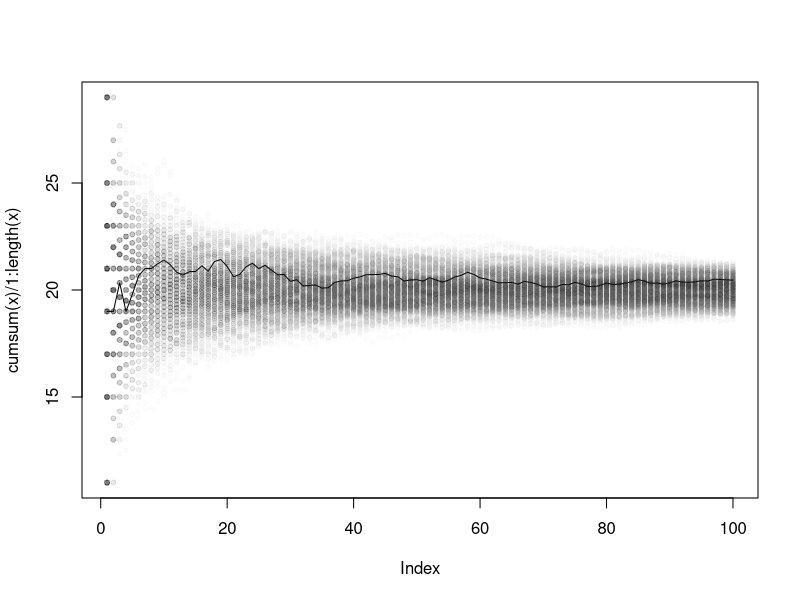

This chart was generated by the following R code:
## ---- chunk 1
spinner = c(11,15,17,19,21,23,25,29)
mu = mean(spinner)
sig = sd(spinner)*sqrt((length(spinner)-1)/length(spinner))
x = sample(spinner,100,T)
plot(cumsum(x)/1:length(x),type='l',ylim=c(min(spinner),max(spinner)))

for(i in 1:499){
  x = sample(spinner,100,T)
  points(1:length(x),cumsum(x)/1:length(x),col=rgb(0,0,0,0.01),pch=20)
}
